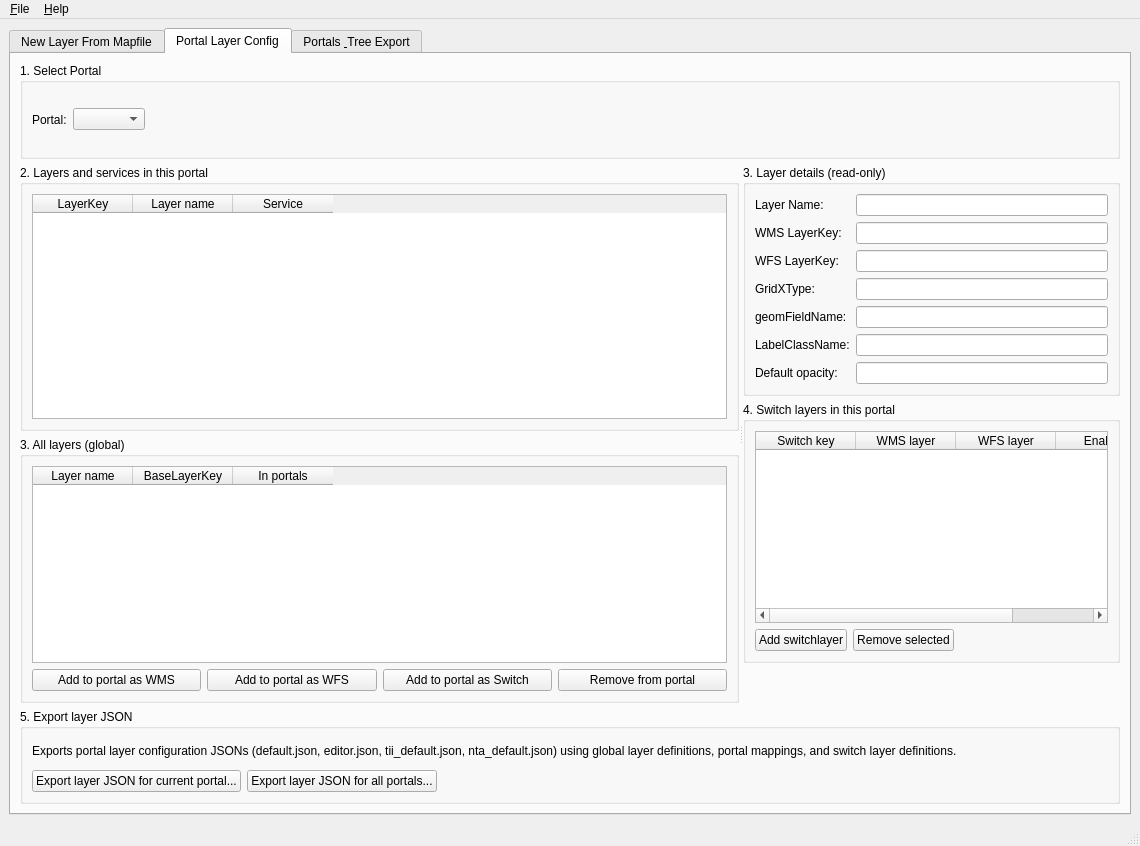
<?xml version="1.0" encoding="UTF-8"?>
<ui version="4.0">
 <class>LayerConfigNewLayerWizard</class>
 <widget class="QMainWindow" name="LayerConfigNewLayerWizard">
  <property name="geometry">
   <rect>
    <x>0</x>
    <y>0</y>
    <width>1140</width>
    <height>846</height>
   </rect>
  </property>
  <property name="maximumSize">
   <size>
    <width>16777215</width>
    <height>16777215</height>
   </size>
  </property>
  <property name="windowTitle">
   <string>LayerConfig - New Layer From Mapfile</string>
  </property>
  <widget class="QWidget" name="centralwidget">
   <layout class="QVBoxLayout" name="verticalLayout_main">
    <item>
     <widget class="QTabWidget" name="tabMain">
      <property name="tabPosition">
       <enum>QTabWidget::North</enum>
      </property>
      <property name="currentIndex">
       <number>1</number>
      </property>
      <widget class="QWidget" name="tabNewLayer">
       <attribute name="title">
        <string>New Layer From Mapfile</string>
       </attribute>
       <layout class="QVBoxLayout" name="verticalLayout_newLayer">
        <item>
         <widget class="QGroupBox" name="groupBox_load">
          <property name="title">
           <string>1. Load Layer</string>
          </property>
          <layout class="QGridLayout" name="gridLayout_load">
           <item row="0" column="0">
            <widget class="QLabel" name="label_mapFilePath">
             <property name="text">
              <string>Mapfile path:</string>
             </property>
            </widget>
           </item>
           <item row="0" column="1">
            <widget class="QLineEdit" name="txtMapFilePath"/>
           </item>
           <item row="0" column="2">
            <widget class="QToolButton" name="btnBrowseMapFile">
             <property name="text">
              <string>...</string>
             </property>
            </widget>
           </item>
           <item row="1" column="0">
            <widget class="QLabel" name="label_mapLayers">
             <property name="text">
              <string>MapServer layers (feature types):</string>
             </property>
            </widget>
           </item>
           <item row="1" column="1">
            <widget class="QComboBox" name="cmbMapFileLayerNames"/>
           </item>
           <item row="1" column="2">
            <widget class="QPushButton" name="btnScanMapFile">
             <property name="text">
              <string>Scan Mapfile</string>
             </property>
            </widget>
           </item>
           <item row="2" column="0">
            <widget class="QLabel" name="label_dbLayers">
             <property name="text">
              <string>Existing layers (from DB):</string>
             </property>
            </widget>
           </item>
           <item row="2" column="1">
            <widget class="QComboBox" name="cmbDbLayers"/>
           </item>
           <item row="2" column="2">
            <widget class="QPushButton" name="btnLoadFromDb">
             <property name="text">
              <string>Load from DB</string>
             </property>
            </widget>
           </item>
           <item row="3" column="0">
            <widget class="QLabel" name="label_selectedLayerHint">
             <property name="text">
              <string>Selected layer is the source for WMS/WFS and field list.</string>
             </property>
             <property name="wordWrap">
              <bool>true</bool>
             </property>
            </widget>
           </item>
          </layout>
         </widget>
        </item>
        <item>
         <widget class="QGroupBox" name="groupBox_derived">
          <property name="title">
           <string>2. Derived Settings</string>
          </property>
          <layout class="QFormLayout" name="formLayout_derived">
           <item row="0" column="0">
            <widget class="QLabel" name="label_layerName">
             <property name="text">
              <string>Layer Name:</string>
             </property>
            </widget>
           </item>
           <item row="0" column="1">
            <widget class="QLineEdit" name="txtLayerName">
             <property name="readOnly">
              <bool>true</bool>
             </property>
            </widget>
           </item>
           <item row="1" column="0">
            <widget class="QLabel" name="label_wmsLayerKey">
             <property name="text">
              <string>WMS LayerKey:</string>
             </property>
            </widget>
           </item>
           <item row="1" column="1">
            <widget class="QLineEdit" name="txtWmsLayerKey">
             <property name="readOnly">
              <bool>true</bool>
             </property>
            </widget>
           </item>
           <item row="2" column="0">
            <widget class="QLabel" name="label_vectorLayerKey">
             <property name="text">
              <string>Vector LayerKey:</string>
             </property>
            </widget>
           </item>
           <item row="2" column="1">
            <widget class="QLineEdit" name="txtVectorLayerKey">
             <property name="readOnly">
              <bool>true</bool>
             </property>
            </widget>
           </item>
           <item row="3" column="0">
            <widget class="QLabel" name="label_gridXType">
             <property name="text">
              <string>GridXType:</string>
             </property>
            </widget>
           </item>
           <item row="3" column="1">
            <widget class="QLineEdit" name="txtGridXType">
             <property name="readOnly">
              <bool>true</bool>
             </property>
            </widget>
           </item>
           <item row="4" column="0">
            <widget class="QLabel" name="label_labelClassName">
             <property name="text">
              <string>LabelClassName:</string>
             </property>
            </widget>
           </item>
           <item row="4" column="1">
            <widget class="QLineEdit" name="txtLabelClassName">
             <property name="text">
              <string>labels</string>
             </property>
            </widget>
           </item>
           <item row="5" column="0">
            <widget class="QLabel" name="label_projection">
             <property name="text">
              <string>Projection (EPSG):</string>
             </property>
            </widget>
           </item>
           <item row="5" column="1">
            <widget class="QLineEdit" name="txtProjection">
             <property name="text">
              <string>EPSG:2157</string>
             </property>
            </widget>
           </item>
           <item row="6" column="0">
            <widget class="QLabel" name="label_opacity">
             <property name="text">
              <string>Opacity (0–1):</string>
             </property>
            </widget>
           </item>
           <item row="6" column="1">
            <widget class="QDoubleSpinBox" name="spinOpacity">
             <property name="decimals">
              <number>2</number>
             </property>
             <property name="minimum">
              <double>0.000000000000000</double>
             </property>
             <property name="maximum">
              <double>1.000000000000000</double>
             </property>
             <property name="singleStep">
              <double>0.050000000000000</double>
             </property>
             <property name="value">
              <double>0.750000000000000</double>
             </property>
            </widget>
           </item>
           <item row="7" column="0">
            <widget class="QLabel" name="label_noCluster">
             <property name="text">
              <string>No cluster (WFS):</string>
             </property>
            </widget>
           </item>
           <item row="7" column="1">
            <widget class="QCheckBox" name="chkNoCluster">
             <property name="text">
              <string>Disable clustering for this layer</string>
             </property>
             <property name="checked">
              <bool>true</bool>
             </property>
            </widget>
           </item>
          </layout>
         </widget>
        </item>
        <item>
         <widget class="QSplitter" name="splitter_fields_styles">
          <property name="orientation">
           <enum>Qt::Horizontal</enum>
          </property>
          <widget class="QWidget" name="widget_fields">
           <layout class="QVBoxLayout" name="verticalLayout_fields">
            <item>
             <widget class="QGroupBox" name="groupBox_fields">
              <property name="title">
               <string>3. Fields for propertyname CSV and idProperty</string>
              </property>
              <layout class="QVBoxLayout" name="verticalLayout_fields_inner">
               <item>
                <widget class="QLabel" name="label_fieldsInfo">
                 <property name="text">
                  <string>Tick fields to include in propertyname CSV. Select one as idProperty. Tick tooltip fields and give them aliases if needed.</string>
                 </property>
                 <property name="wordWrap">
                  <bool>true</bool>
                 </property>
                </widget>
               </item>
               <item>
                <widget class="QTableWidget" name="tblFields">
                 <column>
                  <property name="text">
                   <string>Field name</string>
                  </property>
                 </column>
                 <column>
                  <property name="text">
                   <string>Is idProperty</string>
                  </property>
                 </column>
                 <column>
                  <property name="text">
                   <string>Include</string>
                  </property>
                 </column>
                 <column>
                  <property name="text">
                   <string>Is ToolTip</string>
                  </property>
                 </column>
                 <column>
                  <property name="text">
                   <string>ToolTip alias</string>
                  </property>
                 </column>
                </widget>
               </item>
               <item>
                <layout class="QHBoxLayout" name="horizontalLayout_idProperty">
                 <item>
                  <widget class="QLabel" name="label_idPropertyCombo">
                   <property name="text">
                    <string>idProperty:</string>
                   </property>
                  </widget>
                 </item>
                 <item>
                  <widget class="QComboBox" name="cmbIdProperty">
                   <property name="minimumSize">
                    <size>
                     <width>200</width>
                     <height>0</height>
                    </size>
                   </property>
                  </widget>
                 </item>
                 <item>
                  <spacer name="horizontalSpacer_idProperty">
                   <property name="orientation">
                    <enum>Qt::Horizontal</enum>
                   </property>
                   <property name="sizeHint" stdset="0">
                    <size>
                     <width>40</width>
                     <height>20</height>
                    </size>
                   </property>
                  </spacer>
                 </item>
                </layout>
               </item>
              </layout>
             </widget>
            </item>
           </layout>
          </widget>
          <widget class="QWidget" name="widget_styles">
           <layout class="QVBoxLayout" name="verticalLayout_styles">
            <item>
             <widget class="QGroupBox" name="groupBox_styles">
              <property name="title">
               <string>4. Styles (groups from mapfile, excluding &quot;labels&quot;)</string>
              </property>
              <layout class="QVBoxLayout" name="verticalLayout_styles_inner">
               <item>
                <widget class="QLabel" name="label_stylesInfo">
                 <property name="text">
                  <string>Styles are derived from GROUP names. Edit the Style Title as shown to users.</string>
                 </property>
                 <property name="wordWrap">
                  <bool>true</bool>
                 </property>
                </widget>
               </item>
               <item>
                <widget class="QTableWidget" name="tblStyles">
                 <column>
                  <property name="text">
                   <string>Group name</string>
                  </property>
                 </column>
                 <column>
                  <property name="text">
                   <string>Style title</string>
                  </property>
                 </column>
                 <column>
                  <property name="text">
                   <string>Include</string>
                  </property>
                 </column>
                </widget>
               </item>
              </layout>
             </widget>
            </item>
           </layout>
          </widget>
         </widget>
        </item>
        <item alignment="Qt::AlignLeft">
         <widget class="QGroupBox" name="groupBox_makeAvailable">
          <property name="title">
           <string>5. Make Layer Available to Portal Config / Tree</string>
          </property>
          <layout class="QHBoxLayout" name="horizontalLayout_makeAvailable">
           <item>
            <widget class="QPushButton" name="btnLoadFieldsFromWFS">
             <property name="minimumSize">
              <size>
               <width>0</width>
               <height>25</height>
              </size>
             </property>
             <property name="text">
              <string>  Load from WFS (New Layers)  </string>
             </property>
             <property name="iconSize">
              <size>
               <width>25</width>
               <height>16</height>
              </size>
             </property>
             <property name="checkable">
              <bool>false</bool>
             </property>
             <property name="default">
              <bool>false</bool>
             </property>
             <property name="flat">
              <bool>false</bool>
             </property>
            </widget>
           </item>
           <item alignment="Qt::AlignHCenter">
            <widget class="QPushButton" name="btnCheckFieldsAndStylesFromWFS">
             <property name="minimumSize">
              <size>
               <width>0</width>
               <height>25</height>
              </size>
             </property>
             <property name="layoutDirection">
              <enum>Qt::LeftToRight</enum>
             </property>
             <property name="text">
              <string>  Check WFS for new fields and/or styles (Existing Layers)  </string>
             </property>
            </widget>
           </item>
           <item>
            <spacer name="horizontalSpacer_makeAvailable">
             <property name="orientation">
              <enum>Qt::Horizontal</enum>
             </property>
             <property name="sizeHint" stdset="0">
              <size>
               <width>400</width>
               <height>20</height>
              </size>
             </property>
            </spacer>
           </item>
           <item>
            <widget class="QPushButton" name="btnSaveLayerToDb">
             <property name="text">
              <string>Save to DB</string>
             </property>
            </widget>
           </item>
           <item>
            <widget class="QPushButton" name="btnMakeLayerAvailable">
             <property name="text">
              <string>Make Layer Available to Portals</string>
             </property>
            </widget>
           </item>
          </layout>
         </widget>
        </item>
       </layout>
      </widget>
      <widget class="QWidget" name="tabPortalLayerConfig">
       <attribute name="title">
        <string>Portal Layer Config</string>
       </attribute>
       <layout class="QVBoxLayout" name="verticalLayout_portalLayerConfig">
        <item>
         <widget class="QGroupBox" name="groupBox_portalSelectLayers">
          <property name="title">
           <string>1. Select Portal</string>
          </property>
          <layout class="QHBoxLayout" name="horizontalLayout_portalSelectLayers">
           <item>
            <widget class="QLabel" name="label_portalSelectLayers">
             <property name="text">
              <string>Portal:</string>
             </property>
            </widget>
           </item>
           <item>
            <widget class="QComboBox" name="cmbPortalSelectLayers"/>
           </item>
           <item>
            <spacer name="horizontalSpacer_portalSelectLayers">
             <property name="orientation">
              <enum>Qt::Horizontal</enum>
             </property>
             <property name="sizeHint" stdset="0">
              <size>
               <width>40</width>
               <height>20</height>
              </size>
             </property>
            </spacer>
           </item>
          </layout>
         </widget>
        </item>
        <item>
         <widget class="QSplitter" name="splitter_portalLayerConfig">
          <property name="orientation">
           <enum>Qt::Horizontal</enum>
          </property>
          <widget class="QWidget" name="widget_portalLayersLeft">
           <layout class="QVBoxLayout" name="verticalLayout_portalLayersLeft">
            <item>
             <widget class="QGroupBox" name="groupBox_portalLayers">
              <property name="title">
               <string>2. Layers and services in this portal</string>
              </property>
              <layout class="QVBoxLayout" name="verticalLayout_portalLayersInner">
               <item>
                <widget class="QTableWidget" name="tblPortalLayers">
                 <column>
                  <property name="text">
                   <string>LayerKey</string>
                  </property>
                 </column>
                 <column>
                  <property name="text">
                   <string>Layer name</string>
                  </property>
                 </column>
                 <column>
                  <property name="text">
                   <string>Service</string>
                  </property>
                 </column>
                </widget>
               </item>
              </layout>
             </widget>
            </item>
            <item>
             <widget class="QGroupBox" name="groupBox_allLayers">
              <property name="title">
               <string>3. All layers (global)</string>
              </property>
              <layout class="QVBoxLayout" name="verticalLayout_allLayers">
               <item>
                <widget class="QTableWidget" name="tblAllLayers">
                 <column>
                  <property name="text">
                   <string>Layer name</string>
                  </property>
                 </column>
                 <column>
                  <property name="text">
                   <string>BaseLayerKey</string>
                  </property>
                 </column>
                 <column>
                  <property name="text">
                   <string>In portals</string>
                  </property>
                 </column>
                </widget>
               </item>
               <item>
                <layout class="QHBoxLayout" name="horizontalLayout_allLayersButtons">
                 <item>
                  <widget class="QPushButton" name="btnAddLayerToPortalAsWms">
                   <property name="text">
                    <string>Add to portal as WMS</string>
                   </property>
                  </widget>
                 </item>
                 <item>
                  <widget class="QPushButton" name="btnAddLayerToPortalAsWfs">
                   <property name="text">
                    <string>Add to portal as WFS</string>
                   </property>
                  </widget>
                 </item>
                 <item>
                  <widget class="QPushButton" name="btnAddLayerToPortalAsSwitch">
                   <property name="text">
                    <string>Add to portal as Switch</string>
                   </property>
                  </widget>
                 </item>
                 <item>
                  <widget class="QPushButton" name="btnRemoveLayerFromPortal">
                   <property name="text">
                    <string>Remove from portal</string>
                   </property>
                  </widget>
                 </item>
                </layout>
               </item>
              </layout>
             </widget>
            </item>
           </layout>
          </widget>
          <widget class="QWidget" name="widget_portalLayersRight">
           <layout class="QVBoxLayout" name="verticalLayout_portalLayersRight">
            <item>
             <widget class="QGroupBox" name="groupBox_layerDetailsPortal">
              <property name="title">
               <string>3. Layer details (read-only)</string>
              </property>
              <layout class="QFormLayout" name="formLayout_layerDetailsPortal">
               <item row="0" column="0">
                <widget class="QLabel" name="label_layerNamePortal">
                 <property name="text">
                  <string>Layer Name:</string>
                 </property>
                </widget>
               </item>
               <item row="0" column="1">
                <widget class="QLineEdit" name="txtLayerNamePortal">
                 <property name="readOnly">
                  <bool>true</bool>
                 </property>
                </widget>
               </item>
               <item row="1" column="0">
                <widget class="QLabel" name="label_wmsKeyPortal">
                 <property name="text">
                  <string>WMS LayerKey:</string>
                 </property>
                </widget>
               </item>
               <item row="1" column="1">
                <widget class="QLineEdit" name="txtWmsKeyPortal">
                 <property name="readOnly">
                  <bool>true</bool>
                 </property>
                </widget>
               </item>
               <item row="2" column="0">
                <widget class="QLabel" name="label_wfsKeyPortal">
                 <property name="text">
                  <string>WFS LayerKey:</string>
                 </property>
                </widget>
               </item>
               <item row="2" column="1">
                <widget class="QLineEdit" name="txtWfsKeyPortal">
                 <property name="readOnly">
                  <bool>true</bool>
                 </property>
                </widget>
               </item>
               <item row="3" column="0">
                <widget class="QLabel" name="label_gridXTypePortal">
                 <property name="text">
                  <string>GridXType:</string>
                 </property>
                </widget>
               </item>
               <item row="3" column="1">
                <widget class="QLineEdit" name="txtGridXTypePortal">
                 <property name="readOnly">
                  <bool>true</bool>
                 </property>
                </widget>
               </item>
               <item row="4" column="0">
                <widget class="QLabel" name="label_geomFieldPortal">
                 <property name="text">
                  <string>geomFieldName:</string>
                 </property>
                </widget>
               </item>
               <item row="4" column="1">
                <widget class="QLineEdit" name="txtGeomFieldPortal">
                 <property name="readOnly">
                  <bool>true</bool>
                 </property>
                </widget>
               </item>
               <item row="5" column="0">
                <widget class="QLabel" name="label_labelClassPortal">
                 <property name="text">
                  <string>LabelClassName:</string>
                 </property>
                </widget>
               </item>
               <item row="5" column="1">
                <widget class="QLineEdit" name="txtLabelClassPortal">
                 <property name="readOnly">
                  <bool>true</bool>
                 </property>
                </widget>
               </item>
               <item row="6" column="0">
                <widget class="QLabel" name="label_opacityPortal">
                 <property name="text">
                  <string>Default opacity:</string>
                 </property>
                </widget>
               </item>
               <item row="6" column="1">
                <widget class="QLineEdit" name="txtOpacityPortal">
                 <property name="readOnly">
                  <bool>true</bool>
                 </property>
                </widget>
               </item>
              </layout>
             </widget>
            </item>
            <item>
             <widget class="QGroupBox" name="groupBox_switchLayersPortal">
              <property name="title">
               <string>4. Switch layers in this portal</string>
              </property>
              <layout class="QVBoxLayout" name="verticalLayout_switchLayersPortal">
               <item>
                <widget class="QTableWidget" name="tblSwitchLayersPortal">
                 <column>
                  <property name="text">
                   <string>Switch key</string>
                  </property>
                 </column>
                 <column>
                  <property name="text">
                   <string>WMS layer</string>
                  </property>
                 </column>
                 <column>
                  <property name="text">
                   <string>WFS layer</string>
                  </property>
                 </column>
                 <column>
                  <property name="text">
                   <string>Enabled</string>
                  </property>
                 </column>
                </widget>
               </item>
               <item>
                <layout class="QHBoxLayout" name="horizontalLayout_switchLayerButtons">
                 <item>
                  <widget class="QPushButton" name="btnAddSwitchLayerPortal">
                   <property name="text">
                    <string>Add switchlayer</string>
                   </property>
                  </widget>
                 </item>
                 <item>
                  <widget class="QPushButton" name="btnRemoveSwitchLayerPortal">
                   <property name="text">
                    <string>Remove selected</string>
                   </property>
                  </widget>
                 </item>
                 <item>
                  <spacer name="horizontalSpacer_switchLayerButtons">
                   <property name="orientation">
                    <enum>Qt::Horizontal</enum>
                   </property>
                   <property name="sizeHint" stdset="0">
                    <size>
                     <width>40</width>
                     <height>20</height>
                    </size>
                   </property>
                  </spacer>
                 </item>
                </layout>
               </item>
              </layout>
             </widget>
            </item>
            <item>
             <spacer name="verticalSpacer_layerDetailsPortal">
              <property name="orientation">
               <enum>Qt::Vertical</enum>
              </property>
              <property name="sizeHint" stdset="0">
               <size>
                <width>20</width>
                <height>40</height>
               </size>
              </property>
             </spacer>
            </item>
           </layout>
          </widget>
         </widget>
        </item>
        <item>
         <widget class="QGroupBox" name="groupBox_exportLayerJson">
          <property name="title">
           <string>5. Export layer JSON</string>
          </property>
          <layout class="QVBoxLayout" name="verticalLayout_exportLayerJson">
           <item>
            <widget class="QLabel" name="label_exportLayerJsonInfo">
             <property name="text">
              <string>Exports portal layer configuration JSONs (default.json, editor.json, tii_default.json, nta_default.json) using global layer definitions, portal mappings, and switch layer definitions.</string>
             </property>
             <property name="wordWrap">
              <bool>true</bool>
             </property>
            </widget>
           </item>
           <item>
            <layout class="QHBoxLayout" name="horizontalLayout_exportLayerJsonButtons">
             <item>
              <widget class="QPushButton" name="btnExportCurrentPortalLayersJson">
               <property name="text">
                <string>Export layer JSON for current portal...</string>
               </property>
              </widget>
             </item>
             <item>
              <widget class="QPushButton" name="btnExportAllPortalsLayersJson">
               <property name="text">
                <string>Export layer JSON for all portals...</string>
               </property>
              </widget>
             </item>
             <item>
              <spacer name="horizontalSpacer_exportLayerJsonButtons">
               <property name="orientation">
                <enum>Qt::Horizontal</enum>
               </property>
               <property name="sizeHint" stdset="0">
                <size>
                 <width>40</width>
                 <height>20</height>
                </size>
               </property>
              </spacer>
             </item>
            </layout>
           </item>
          </layout>
         </widget>
        </item>
       </layout>
      </widget>
      <widget class="QWidget" name="tabPortalsExport">
       <attribute name="title">
        <string>Portals &amp; Tree Export</string>
       </attribute>
       <layout class="QVBoxLayout" name="verticalLayout_portalsExport">
        <item>
         <widget class="QGroupBox" name="groupBox_portalSelect">
          <property name="title">
           <string>5. Select Portal</string>
          </property>
          <layout class="QHBoxLayout" name="horizontalLayout_portalSelect">
           <item>
            <widget class="QLabel" name="label_portalSelect">
             <property name="text">
              <string>Portal:</string>
             </property>
            </widget>
           </item>
           <item>
            <widget class="QComboBox" name="cmbPortalSelect"/>
           </item>
           <item>
            <spacer name="horizontalSpacer_portalSelect">
             <property name="orientation">
              <enum>Qt::Horizontal</enum>
             </property>
             <property name="sizeHint" stdset="0">
              <size>
               <width>40</width>
               <height>20</height>
              </size>
             </property>
            </spacer>
           </item>
          </layout>
         </widget>
        </item>
        <item>
         <widget class="QSplitter" name="splitter_portalTree">
          <property name="orientation">
           <enum>Qt::Horizontal</enum>
          </property>
          <widget class="QWidget" name="widget_portalTree">
           <layout class="QVBoxLayout" name="verticalLayout_portalTree">
            <item>
             <widget class="QGroupBox" name="groupBox_portalTree">
              <property name="title">
               <string>6. Portal Layer Tree</string>
              </property>
              <layout class="QVBoxLayout" name="verticalLayout_portalTreeInner">
               <item>
                <widget class="QLabel" name="label_portalTreeInfo">
                 <property name="text">
                  <string>Folder structure and layers for the selected portal. Drag and drop to reorder.</string>
                 </property>
                 <property name="wordWrap">
                  <bool>true</bool>
                 </property>
                </widget>
               </item>
               <item>
                <widget class="QTreeView" name="treePortalLayers"/>
               </item>
               <item>
                <layout class="QHBoxLayout" name="horizontalLayout_treeButtons">
                 <item>
                  <widget class="QPushButton" name="btnAddFolderNode">
                   <property name="text">
                    <string>Add Folder</string>
                   </property>
                  </widget>
                 </item>
                 <item>
                  <widget class="QPushButton" name="btnDeleteNode">
                   <property name="text">
                    <string>Delete Selected Node</string>
                   </property>
                  </widget>
                 </item>
                 <item>
                  <spacer name="horizontalSpacer_treeButtons">
                   <property name="orientation">
                    <enum>Qt::Horizontal</enum>
                   </property>
                   <property name="sizeHint" stdset="0">
                    <size>
                     <width>40</width>
                     <height>20</height>
                    </size>
                   </property>
                  </spacer>
                 </item>
                </layout>
               </item>
              </layout>
             </widget>
            </item>
           </layout>
          </widget>
          <widget class="QWidget" name="widget_portalRight">
           <layout class="QVBoxLayout" name="verticalLayout_portalRight">
            <item>
             <widget class="QGroupBox" name="groupBox_nodeDetails">
              <property name="title">
               <string>7. Selected Node Details</string>
              </property>
              <layout class="QVBoxLayout" name="verticalLayout_nodeDetails">
               <item>
                <widget class="QGroupBox" name="groupBox_folderDetails">
                 <property name="title">
                  <string>Folder Properties</string>
                 </property>
                 <layout class="QFormLayout" name="formLayout_folderDetails">
                  <item row="0" column="0">
                   <widget class="QLabel" name="label_folderTitle">
                    <property name="text">
                     <string>Folder title:</string>
                    </property>
                   </widget>
                  </item>
                  <item row="0" column="1">
                   <widget class="QLineEdit" name="txtFolderTitle"/>
                  </item>
                  <item row="1" column="0">
                   <widget class="QLabel" name="label_folderId">
                    <property name="text">
                     <string>Folder id:</string>
                    </property>
                   </widget>
                  </item>
                  <item row="1" column="1">
                   <widget class="QLineEdit" name="txtFolderId"/>
                  </item>
                  <item row="2" column="0">
                   <widget class="QLabel" name="label_folderExpanded">
                    <property name="text">
                     <string>Expanded:</string>
                    </property>
                   </widget>
                  </item>
                  <item row="2" column="1">
                   <widget class="QCheckBox" name="chkFolderExpanded">
                    <property name="text">
                     <string>Expanded by default</string>
                    </property>
                   </widget>
                  </item>
                  <item row="3" column="0">
                   <widget class="QLabel" name="label_folderChecked">
                    <property name="text">
                     <string>Checked:</string>
                    </property>
                   </widget>
                  </item>
                  <item row="3" column="1">
                   <widget class="QCheckBox" name="chkFolderChecked">
                    <property name="text">
                     <string>Checked by default</string>
                    </property>
                   </widget>
                  </item>
                 </layout>
                </widget>
               </item>
               <item>
                <widget class="QGroupBox" name="groupBox_layerDetails">
                 <property name="title">
                  <string>Layer Properties</string>
                 </property>
                 <layout class="QFormLayout" name="formLayout_layerDetails">
                  <item row="0" column="0">
                   <widget class="QLabel" name="label_layerKey">
                    <property name="text">
                     <string>LayerKey:</string>
                    </property>
                   </widget>
                  </item>
                  <item row="0" column="1">
                   <widget class="QLineEdit" name="txtLayerKey">
                    <property name="readOnly">
                     <bool>true</bool>
                    </property>
                   </widget>
                  </item>
                  <item row="1" column="0">
                   <widget class="QLabel" name="label_layerTitle">
                    <property name="text">
                     <string>Display title:</string>
                    </property>
                   </widget>
                  </item>
                  <item row="1" column="1">
                   <widget class="QLineEdit" name="txtLayerTitle"/>
                  </item>
                  <item row="2" column="0">
                   <widget class="QLabel" name="label_layerGlyph">
                    <property name="text">
                     <string>Glyph/icon:</string>
                    </property>
                   </widget>
                  </item>
                  <item row="2" column="1">
                   <widget class="QComboBox" name="cmbLayerIconType">
                    <item>
                     <property name="text">
                      <string>Point</string>
                     </property>
                    </item>
                    <item>
                     <property name="text">
                      <string>Line</string>
                     </property>
                    </item>
                    <item>
                     <property name="text">
                      <string>Polygon</string>
                     </property>
                    </item>
                    <item>
                     <property name="text">
                      <string>Bars</string>
                     </property>
                    </item>
                    <item>
                     <property name="text">
                      <string>Map</string>
                     </property>
                    </item>
                   </widget>
                  </item>
                  <item row="3" column="0">
                   <widget class="QLabel" name="label_layerTooltip">
                    <property name="text">
                     <string>Tooltip (qtip):</string>
                    </property>
                   </widget>
                  </item>
                  <item row="3" column="1">
                   <widget class="QPlainTextEdit" name="txtLayerTooltip"/>
                  </item>
                 </layout>
                </widget>
               </item>
              </layout>
             </widget>
            </item>
            <item>
             <widget class="QGroupBox" name="groupBox_availableLayers">
              <property name="title">
               <string>8. Available Layers (not in this portal tree)</string>
              </property>
              <layout class="QVBoxLayout" name="verticalLayout_availableLayers">
               <item>
                <widget class="QLabel" name="label_availableLayersInfo">
                 <property name="text">
                  <string>Select a layer and add it under the selected folder or node in the tree.</string>
                 </property>
                 <property name="wordWrap">
                  <bool>true</bool>
                 </property>
                </widget>
               </item>
               <item>
                <widget class="QListWidget" name="listAvailableLayers"/>
               </item>
               <item>
                <layout class="QHBoxLayout" name="horizontalLayout_addLayerToTree">
                 <item>
                  <widget class="QPushButton" name="btnAddLayerToTree">
                   <property name="text">
                    <string>Add Selected Layer to Tree</string>
                   </property>
                  </widget>
                 </item>
                 <item>
                  <spacer name="horizontalSpacer_addLayerToTree">
                   <property name="orientation">
                    <enum>Qt::Horizontal</enum>
                   </property>
                   <property name="sizeHint" stdset="0">
                    <size>
                     <width>40</width>
                     <height>20</height>
                    </size>
                   </property>
                  </spacer>
                 </item>
                </layout>
               </item>
              </layout>
             </widget>
            </item>
           </layout>
          </widget>
         </widget>
        </item>
        <item>
         <widget class="QGroupBox" name="groupBox_export">
          <property name="title">
           <string>9. Save and Export JSON</string>
          </property>
          <layout class="QVBoxLayout" name="verticalLayout_export">
           <item>
            <widget class="QLabel" name="label_exportInfo">
             <property name="text">
              <string>Saving writes the layer and portal tree to the database. Export regenerates JSON for the current or all portals from the database.</string>
             </property>
             <property name="wordWrap">
              <bool>true</bool>
             </property>
            </widget>
           </item>
           <item>
            <layout class="QHBoxLayout" name="horizontalLayout_exportButtons">
             <item>
              <widget class="QPushButton" name="btnSavePortalToDatabase">
               <property name="text">
                <string>Save Portal Configuration to Database</string>
               </property>
              </widget>
             </item>
             <item>
              <widget class="QPushButton" name="btnExportCurrentPortalJson">
               <property name="text">
                <string>Export JSON for current portal</string>
               </property>
              </widget>
             </item>
             <item>
              <widget class="QPushButton" name="btnExportAllPortalsJson">
               <property name="text">
                <string>Export JSON for all portals</string>
               </property>
              </widget>
             </item>
             <item>
              <spacer name="horizontalSpacer_exportButtons">
               <property name="orientation">
                <enum>Qt::Horizontal</enum>
               </property>
               <property name="sizeHint" stdset="0">
                <size>
                 <width>40</width>
                 <height>20</height>
                </size>
               </property>
              </spacer>
             </item>
            </layout>
           </item>
          </layout>
         </widget>
        </item>
        <item>
         <spacer name="verticalSpacer_portalsExport">
          <property name="orientation">
           <enum>Qt::Vertical</enum>
          </property>
          <property name="sizeHint" stdset="0">
           <size>
            <width>20</width>
            <height>40</height>
           </size>
          </property>
         </spacer>
        </item>
       </layout>
      </widget>
     </widget>
    </item>
   </layout>
  </widget>
  <widget class="QMenuBar" name="menubar">
   <property name="geometry">
    <rect>
     <x>0</x>
     <y>0</y>
     <width>1140</width>
     <height>21</height>
    </rect>
   </property>
   <widget class="QMenu" name="menuFile">
    <property name="title">
     <string>&amp;File</string>
    </property>
   </widget>
   <widget class="QMenu" name="menuHelp">
    <property name="title">
     <string>&amp;Help</string>
    </property>
   </widget>
   <addaction name="menuFile"/>
   <addaction name="menuHelp"/>
  </widget>
  <widget class="QStatusBar" name="statusbar"/>
 </widget>
 <resources/>
 <connections/>
</ui>
